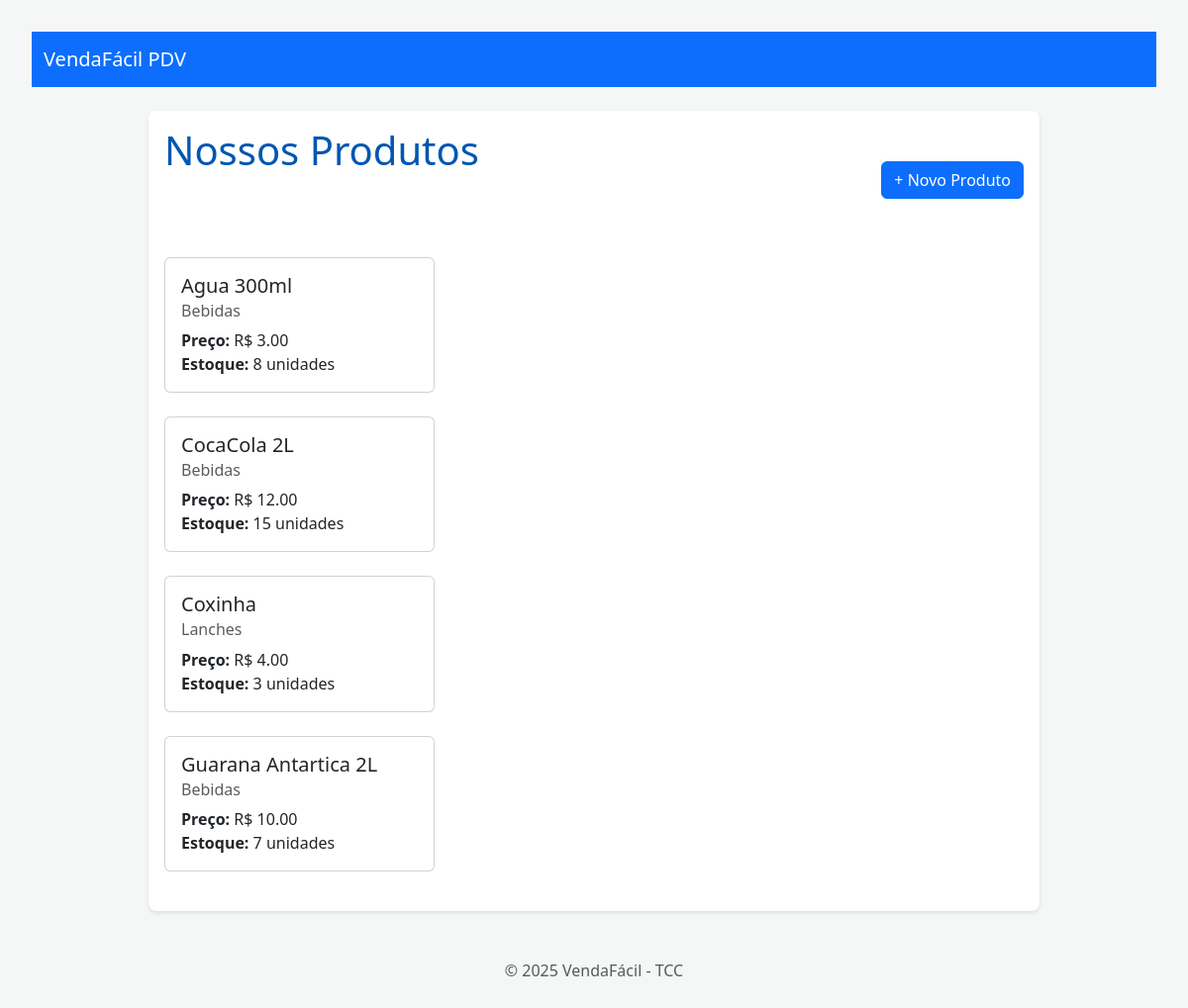
/produtos/, run on an earlier commit of the app's database.
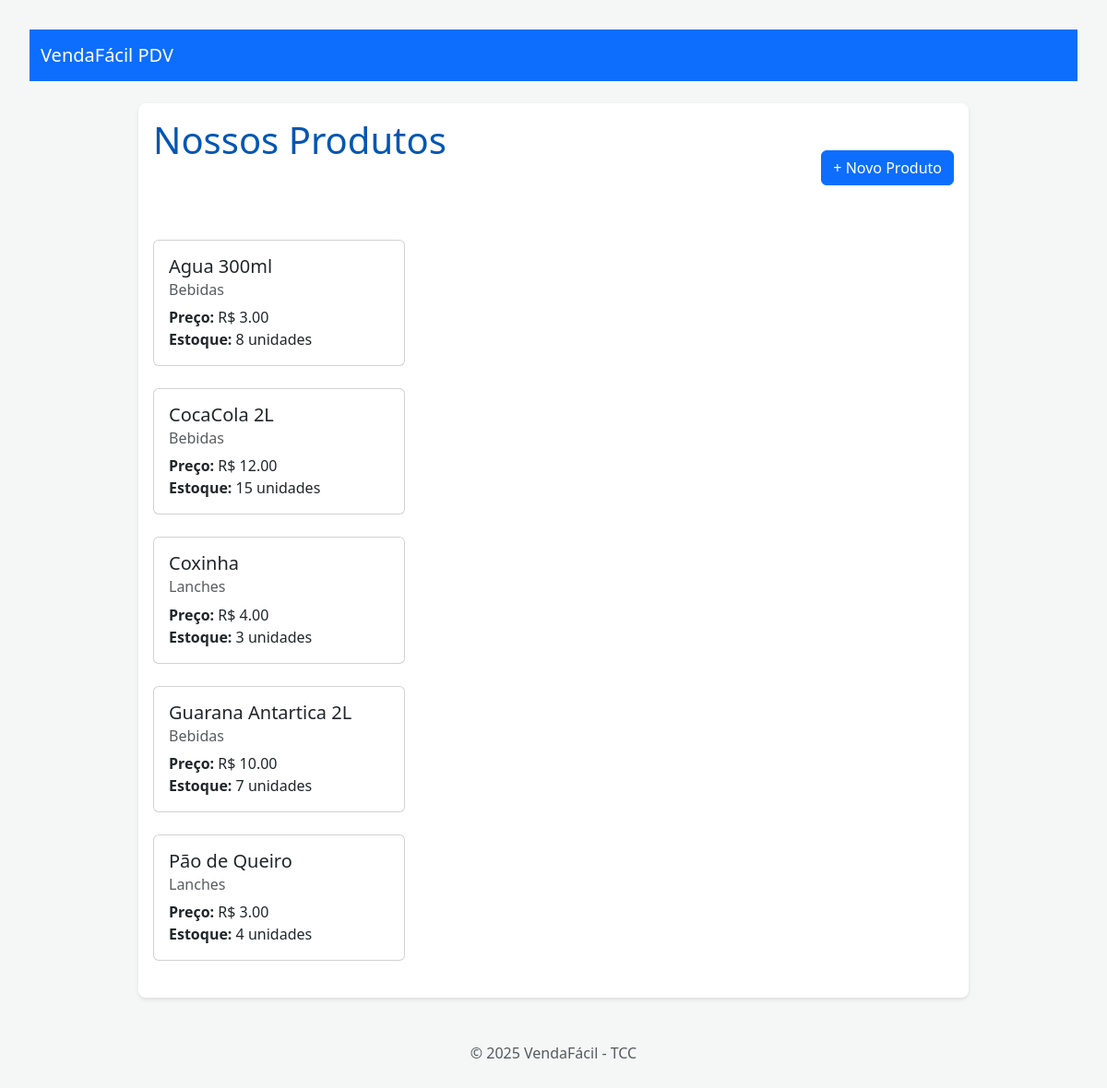
And on a later commit of the database.
### products/models.py (models this page shows, shortened)
class Produto(models.Model):
    nome = models.CharField(max_length=200, help_text="Nome do produto")
    descricao = models.TextField(blank=True, null=True, help_text="Descrição do Produto")
    preco = models.DecimalField(max_digits=10, decimal_places=2, help_text="Preço do produto")
    estoque = models.IntegerField(default=0, help_text="Quantidade em estoque")
    categoria = models.ForeignKey(Categoria, on_delete=models.PROTECT, related_name='produtos', help_text="Categoria do produto")
    data_criacao = models.DateTimeField(auto_now_add=True)
    data_atualizacao = models.DateTimeField(auto_now=True)

class Categoria(models.Model):
    nome = models.CharField(max_length=100, unique=True, help_text="Nome da categoria")
    def __str__(self):
        return self.nome

### products/views.py (the view)
# urls.py: path('', views.listar_produtos, name='listar_produtos'),
def listar_produtos(request):
    produtos = Produto.objects.all().order_by('nome') #Puxa os objetos do banco e ordena por nome
    contexto = {
        'lista_de_produtos': produtos,
    }
    return render(request, 'products/lista_produtos.html', contexto)

### templates/products/lista_produtos.html (shortened to what this page needs)
{% extends 'base.html' %}
{% block content %}
<div class="d-flex justify-content-between align-items-center mb-4">
    <h1>Nossos Produtos</h1>
    <a href="{% url 'products:criar_produto' %}" class="btn btn-primary">
        + Novo Produto
    </a>
</div>
<div class="row">
    {% for produto in lista_de_produtos %}
    <div class="col-md-6 col-lg-4 mb-4">
        <div class="card h-100">
            <div class="card-body">
                <h5 class="card-title">
                    <a href="{% url 'products:detalhe_produto' produto.id %}" class="text-decoration-none text-dark">
                        {{ produto.nome }}
                </h5>
                <h6 class="card-subtitle mb-2 text-muted">{{ produto.categoria }}</h6>
                <p class="card-text">
                    <strong>Preço:</strong> R$ {{ produto.preco }} <br>
                    <strong>Estoque:</strong> {{ produto.estoque }} unidades
                </p>
                </div>
        </div>
    </div>
    {% empty %}
    <div class="col-12">
        <div class="alert alert-warning" role="alert">
            Nenhum produto cadastrado ainda.
        </div>
    </div>
    {% endfor %}
</div>
{% endblock %}

What changed in the data, as far as the page shows it:
added Produto: nome "Pão de Queiro", categoria "Lanches", preco "3.00", estoque "4"
